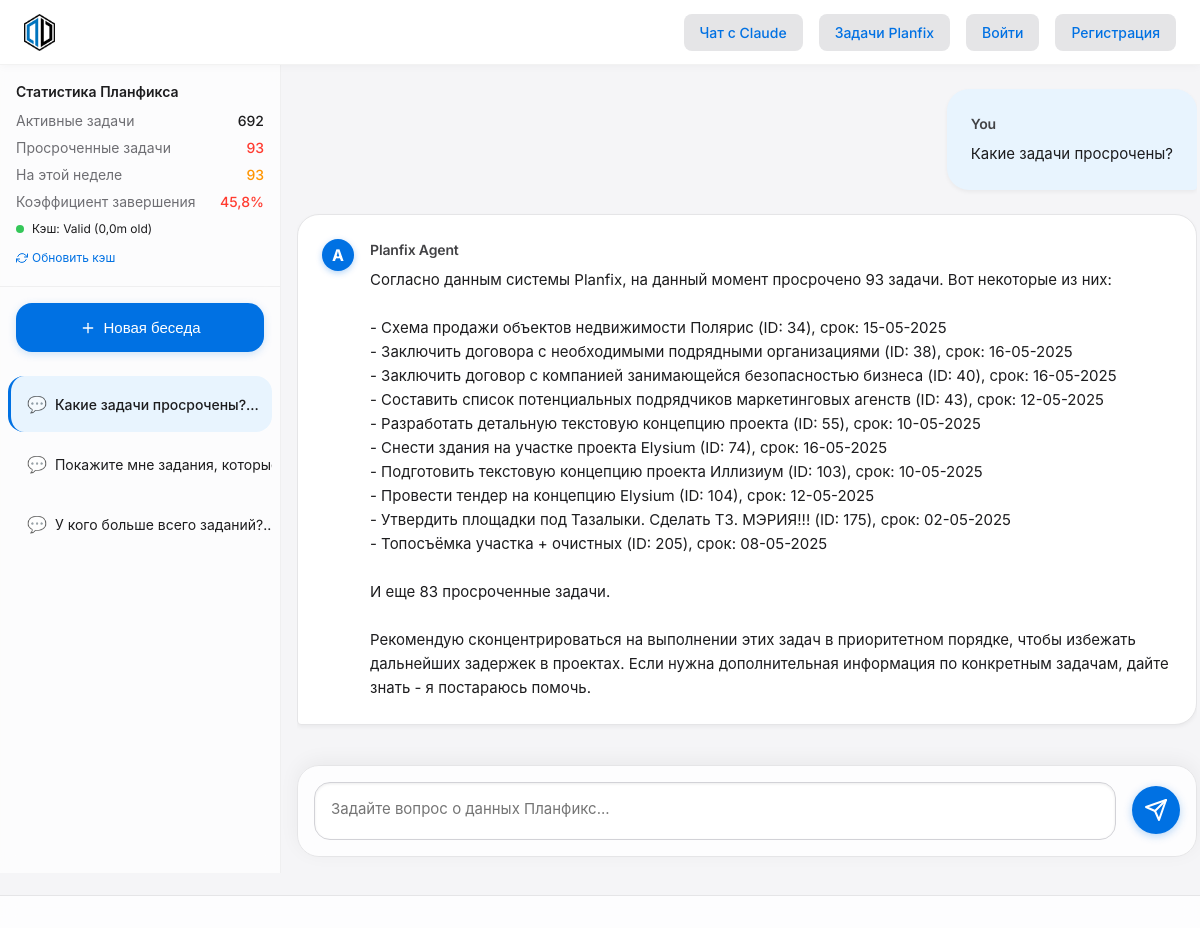
The page /agent/conversation/4/ on the database its author committed.
### chat/models/conversation.py (models this page shows, shortened)
class Conversation(models.Model):
    user = models.ForeignKey('User', on_delete=models.CASCADE, related_name='conversations')
    title = models.CharField(max_length=255)
    ai_model = models.ForeignKey('AIModel', on_delete=models.SET_NULL, null=True, related_name='conversations')
    planfix_task_id = models.CharField(max_length=100, blank=True, null=True)
    planfix_project_id = models.CharField(max_length=100, blank=True, null=True)
    created_at = models.DateTimeField(auto_now_add=True)
    updated_at = models.DateTimeField(auto_now=True)
    is_archived = models.BooleanField(default=False)
    summary = models.TextField(blank=True, null=True)
    class Meta:
        ordering = ['-updated_at']
        verbose_name = _('Беседа')
        verbose_name_plural = _('Беседы')
        indexes = [
            models.Index(fields=['user', '-updated_at']),
            models.Index(fields=['planfix_task_id']),
            models.Index(fields=['planfix_project_id']),
        ]

### chat/models/message.py (models this page shows, shortened)
class Message(models.Model):
    ROLE_CHOICES = (
        ('user', _('Пользователь')),
        ('assistant', _('Ассистент')),
        ('system', _('Система')),
    )
    conversation = models.ForeignKey('Conversation', on_delete=models.CASCADE, related_name='messages')
    role = models.CharField(max_length=10, choices=ROLE_CHOICES)
    content = models.TextField()
    tokens = models.IntegerField(default=0)  # Количество токенов для расчета стоимости
    ai_model_used = models.ForeignKey('AIModel', on_delete=models.SET_NULL, null=True, blank=True)
    created_at = models.DateTimeField(auto_now_add=True)
    parent_message = models.ForeignKey('self', on_delete=models.SET_NULL, null=True, blank=True, related_name='replies')
    metadata = models.JSONField(default=dict, blank=True)  # Для дополнительных данных от ИИ
    class Meta:
        ordering = ['created_at']
        verbose_name = _('Сообщение')
        verbose_name_plural = _('Сообщения')
        indexes = [
            models.Index(fields=['conversation', 'created_at']),
            models.Index(fields=['role']),
        ]

### chat/agent_views.py (the view)
# urls.py: path('agent/conversation/<int:conversation_id>/', views.agent_conversation, name='agent_conversation'),
def agent_conversation(request, conversation_id):
    user, created = User.objects.get_or_create(username='anonymous')
    conversations = Conversation.objects.filter(user=user).order_by('-updated_at')
    conversation = get_object_or_404(Conversation, id=conversation_id, user=user)
    messages = Message.objects.filter(conversation=conversation).order_by('created_at')
    stats = planfix_cache.get_stats()
    return render(request, 'chat/agent_conversation.html', {
        'conversation': conversation,
        'messages': messages,
        'conversations': conversations,
        'stats': stats,
        'cache_valid': planfix_cache.is_cache_valid(max_age_minutes=60)
    })

### chat/context_processors.py (called while the page is built)
def conversations_list(request):
    user, created = User.objects.get_or_create(username='anonymous')
    conversations = Conversation.objects.filter(user=user).order_by('-updated_at')
    return {
        'conversations': conversations
    }

### chat/planfix_cache_service.py (called while the page is built)
    def is_cache_valid(self, max_age_minutes: int = 60) -> bool:
        if not LAST_UPDATE_FILE.exists():
            return False
        try:
            with open(LAST_UPDATE_FILE, 'r') as f:
                last_update_str = f.read().strip()
                last_update = float(last_update_str)
                return (time.time() - last_update) < (max_age_minutes * 60)
        except (ValueError, IOError) as e:
            logger.error(f"Error checking cache validity: {e}")
            return False

    def get_stats(self) -> Dict[str, Any]:
        if STATS_CACHE.exists():
            try:
                with open(STATS_CACHE, 'r', encoding='utf-8') as f:
                    return json.load(f)
            except (json.JSONDecodeError, IOError):
                pass  # Fall back to regenerating
        return self._generate_stats_cache()

### templates/chat/agent_conversation.html (shortened to what this page needs)
{% extends 'base_apple.html' %}
{% load static %}
{% block content %}
<div class="app-layout">
    <div class="agent-sidebar">
        <div class="agent-status">
            <div class="agent-status-title">Статистика Планфикса</div>
            <div class="agent-status-item">
                <span class="agent-status-label">Активные задачи</span>
                <span class="agent-status-value">{{ stats.active_tasks }}</span>
            </div>
            <div class="agent-status-item">
                <span class="agent-status-label">Просроченные задачи</span>
                <span class="agent-status-value {% if stats.overdue_tasks > 0 %}danger{% endif %}">{{ stats.overdue_tasks }}</span>
            </div>
            <div class="agent-status-item">
                <span class="agent-status-label">На этой неделе</span>
                <span class="agent-status-value {% if stats.tasks_due_this_week > 5 %}warning{% endif %}">{{ stats.tasks_due_this_week }}</span>
            </div>
            <div class="agent-status-item">
                <span class="agent-status-label">Коэффициент завершения</span>
                <span class="agent-status-value {% if stats.completion_rate > 75 %}success{% elif stats.completion_rate > 50 %}warning{% else %}danger{% endif %}">{{ stats.completion_rate|floatformat:1 }}%</span>
            </div>
            <div class="cache-status">
                <div class="cache-status-indicator {% if cache_valid %}valid{% else %}invalid{% endif %}"></div>
                <span>
                    Кэш:
                    {% if cache_valid %}
                        Valid ({{ stats.cache_age_minutes|floatformat:1 }}m old)
                    {% else %}
                        Stale ({{ stats.cache_age_minutes|floatformat:1 }}m old)
                    {% endif %}
                </span>
            </div>
            <div style="margin-top: 8px;">
                <a href="#" id="refresh-cache-link" class="refresh-link">
                    Обновить кэш
                </a>
            </div>
        </div>
        <button id="newChatButton" class="new-chat-button">
            <svg xmlns="http://www.w3.org/2000/svg" width="16" height="16" viewBox="0 0 24 24" fill="none" stroke="currentColor" stroke-width="2" stroke-linecap="round" stroke-linejoin="round">
                <line x1="12" y1="5" x2="12" y2="19"></line>
                <line x1="5" y1="12" x2="19" y2="12"></line>
            </svg>
            Новая беседа
        </button>
        <div class="conversations-list">
            {% for conv in conversations %}
            <a href="{% url 'chat:agent_conversation' conversation_id=conv.id %}" class="conversation-item {% if conv.id == conversation.id %}active{% endif %}">
                {{ conv.title }}
            </a>
            {% endfor %}
        </div>
    </div>
    <div class="content">
        <div class="chat-container" data-conversation-id="{{ conversation.id }}">
            <div class="chat-messages" id="chatMessages">
                {% for message in messages %}
                <div class="message {{ message.role }}">
                    {% if message.role == 'assistant' %}
                    <div class="assistant-avatar">A</div>
                    <div class="message-content-wrapper">
                    {% endif %}
                        <div class="message-role">
                            {% if message.role == 'user' %}
                            You
                            {% else %}
                            Planfix Agent
                            {% endif %}
                        </div>
                        <div class="message-content">{{ message.content|linebreaksbr }}</div>
                    {% if message.role == 'assistant' %}
                    </div>
                    {% endif %}
                </div>
                {% empty %}
                <div class="welcome-message">
                    <h1>Planfix AI Agent</h1>
                    <p>Я могу помочь вам разобраться в данных ПланФикса. Попробуйте задать вопросы о задачах, проектах, сроках и многом другом.</p>
                </div>
                {% endfor %}
            </div>
            <div class="chat-input-container">
                <form id="messageForm" class="message-form">
                    <textarea
                        id="messageInput"
                        class="message-input"
                        placeholder="Задайте вопрос о данных Планфикс..."
                        rows="1"
                        autocomplete="off"
                    ></textarea>
                    <button type="submit" class="send-button">
                    </button>
                </form>
            </div>
        </div>
    </div>
</div>
{% endblock %}

### templates/chat/agent_conversation.html (style rules this page uses)
.agent-sidebar { width: 280px; background-color: rgba(255, 255, 255, 0.7); backdrop-filter: blur(10px); -webkit-backdrop-filter: blur(10px); border-right: 1px solid rgba(0, 0, 0, 0.05); display: flex; flex-direction: column; overflow: hidden; transition: all 0.3s ease; }
.agent-status { padding: 16px; border-bottom: 1px solid rgba(0, 0, 0, 0.05); }
.agent-status-title { font-size: 14px; font-weight: 600; color: #1d1d1f; margin-bottom: 8px; }
.agent-status-item { display: flex; justify-content: space-between; font-size: 14px; margin-bottom: 6px; }
.agent-status-label { color: #6e6e73; }
.agent-status-value { font-weight: 500; color: #1d1d1f; }
.agent-status-value.warning { color: #ff9500; }
.agent-status-value.danger { color: #ff3b30; }
.refresh-link { display: inline-flex; align-items: center; gap: 4px; font-size: 12px; color: #0071e3; cursor: pointer; text-decoration: none; }
.cache-status { display: flex; align-items: center; gap: 8px; margin-top: 8px; font-size: 12px; }
.cache-status-indicator { width: 8px; height: 8px; border-radius: 50%; }
.cache-status-indicator.valid { background-color: #34c759; }
.message.assistant { max-width: 100%; }
.message-content { line-height: 1.6; }

### templates/base_apple.html (style rules this page uses)
body { background: #f5f5f7; color: #1d1d1f; font-family: 'Inter', -apple-system, BlinkMacSystemFont, 'Segoe UI', Roboto, Helvetica, Arial, sans-serif; }

### rows shown on the page
Conversation: title "Какие задачи просрочены…"
Conversation: title "Покажите мне задания, кот…"
Conversation: title "У кого больше всего задан…"
Message: role "You", content "Какие задачи просрочены?"
Message: role "A", content "Согласно данным системы Planfix, на данный момент просрочено 93 задачи. Вот некоторые из них: - Схема продажи объектов недвижимости Полярис (ID: 34), срок: 15-05-2025 - Заключить договора с необходимыми подрядными организациями (ID: 38), срок: 16-05-2025 - Заключить договор с компанией занимающейся безопасностью бизнеса (ID: 40), срок: 16-05-2025 - Составить список потенциальных подрядчиков маркетинговых агенств (ID: 43), срок: 12-05-2025 - Разработать детальную текстовую концепцию проекта (ID: 55), срок: 10-05-2025 - Снести здания на участке проекта Elysium (ID: 74), срок: 16-05-2025 - Подготовить текстовую концепцию проекта Иллизиум (ID: 103), срок: 10-05-2025 - Провести тендер на…"

### other values the page prints
{{ stats.active_tasks }} "692"
{{ stats.overdue_tasks }} "93"
{{ stats.tasks_due_this_week }} "93"
{{ stats.completion_rate|floatformat:1 }} "45,8"
{{ stats.cache_age_minutes|floatformat:1 }} "0,0"
